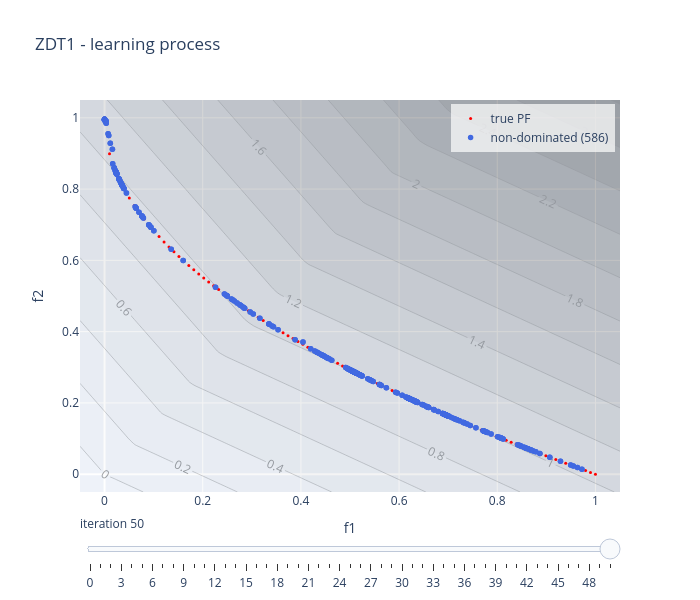

The cell this chart's notebook holds for it:
### Code cell
choquet_model.visualise("learning", plot_scalarisation = True, show = False)

### Figure 1 — Plotly figure (JSON) as saved in the notebook; plotly's stock layout.template omitted (floating-point values rounded to 4 significant figures; data arrays with more than 128 entries replaced by an {"elided": "..."} marker saying what was removed)
{"data": [{"marker": {"color": "red", "size": 3}, "mode": "markers", "name": "true PF", "type": "scatter", "x": [0.0, 0.0101, 0.0202, 0.0303, 0.0404, 0.05051, 0.06061, 0.07071, 0.08081, 0.09091, 0.101, 0.1111, 0.1212, 0.1313, 0.1414, 0.1515, 0.1616, 0.1717, 0.1818, 0.1919, 0.202, 0.2121, 0.2222, 0.2323, 0.2424, 0.2525, 0.2626, 0.2727, 0.2828, 0.2929, 0.303, 0.3131, 0.3232, 0.3333, 0.3434, 0.3535, 0.3636, 0.3737, 0.3838, 0.3939, 0.404, 0.4141, 0.4242, 0.4343, 0.4444, 0.4545, 0.4646, 0.4747, 0.4848, 0.4949, 0.5051, 0.5152, 0.5253, 0.5354, 0.5455, 0.5556, 0.5657, 0.5758, 0.5859, 0.596, 0.6061, 0.6162, 0.6263, 0.6364, 0.6465, 0.6566, 0.6667, 0.6768, 0.6869, 0.697, 0.7071, 0.7172, 0.7273, 0.7374, 0.7475, 0.7576, 0.7677, 0.7778, 0.7879, 0.798, 0.8081, 0.8182, 0.8283, 0.8384, 0.8485, 0.8586, 0.8687, 0.8788, 0.8889, 0.899, 0.9091, 0.9192, 0.9293, 0.9394, 0.9495, 0.9596, 0.9697, 0.9798, 0.9899, 1.0], "y": [1.0, 0.8995, 0.8579, 0.8259, 0.799, 0.7753, 0.7538, 0.7341, 0.7157, 0.6985, 0.6822, 0.6667, 0.6518, 0.6376, 0.6239, 0.6108, 0.598, 0.5856, 0.5736, 0.5619, 0.5505, 0.5394, 0.5286, 0.518, 0.5076, 0.4975, 0.4875, 0.4778, 0.4682, 0.4588, 0.4495, 0.4404, 0.4315, 0.4226, 0.414, 0.4054, 0.397, 0.3887, 0.3805, 0.3724, 0.3644, 0.3565, 0.3487, 0.341, 0.3333, 0.3258, 0.3184, 0.311, 0.3037, 0.2965, 0.2893, 0.2823, 0.2753, 0.2683, 0.2615, 0.2546, 0.2479, 0.2412, 0.2346, 0.228, 0.2215, 0.215, 0.2086, 0.2023, 0.196, 0.1897, 0.1835, 0.1773, 0.1712, 0.1652, 0.1591, 0.1531, 0.1472, 0.1413, 0.1354, 0.1296, 0.1238, 0.1181, 0.1124, 0.1067, 0.1011, 0.09547, 0.0899, 0.08437, 0.07887, 0.0734, 0.06797, 0.06256, 0.05719, 0.05185, 0.04654, 0.04126, 0.036, 0.03078, 0.02558, 0.02041, 0.01527, 0.01015, 0.005063, 0.0]}, {"marker": {"color": "royalblue", "size": 5.5}, "mode": "markers", "name": "non-dominated (586)", "type": "scatter", "x": {"elided": "586 float values"}, "y": {"elided": "586 float values"}}, {"colorscale": [[0, "rgb(255,255,255)"], [0.125, "rgb(240,240,240)"], [0.25, "rgb(217,217,217)"], [0.375, "rgb(189,189,189)"], [0.5, "rgb(150,150,150)"], [0.625, "rgb(115,115,115)"], [0.75, "rgb(82,82,82)"], [0.875, "rgb(37,37,37)"], [1, "rgb(0,0,0)"]], "contours": {"showlabels": true}, "opacity": 0.35, "showlegend": false, "showscale": false, "type": "contour", "x": [-0.05, -0.03136, -0.01271, 0.005932, 0.02458, 0.04322, 0.06186, 0.08051, 0.09915, 0.1178, 0.1364, 0.1551, 0.1737, 0.1924, 0.211, 0.2297, 0.2483, 0.2669, 0.2856, 0.3042, 0.3229, 0.3415, 0.3602, 0.3788, 0.3975, 0.4161, 0.4347, 0.4534, 0.472, 0.4907, 0.5093, 0.528, 0.5466, 0.5653, 0.5839, 0.6025, 0.6212, 0.6398, 0.6585, 0.6771, 0.6958, 0.7144, 0.7331, 0.7517, 0.7703, 0.789, 0.8076, 0.8263, 0.8449, 0.8636, 0.8822, 0.9008, 0.9195, 0.9381, 0.9568, 0.9754, 0.9941, 1.013, 1.031, 1.05], "y": [-0.05, -0.03136, -0.01271, 0.005932, 0.02458, 0.04322, 0.06186, 0.08051, 0.09915, 0.1178, 0.1364, 0.1551, 0.1737, 0.1924, 0.211, 0.2297, 0.2483, 0.2669, 0.2856, 0.3042, 0.3229, 0.3415, 0.3602, 0.3788, 0.3975, 0.4161, 0.4347, 0.4534, 0.472, 0.4907, 0.5093, 0.528, 0.5466, 0.5653, 0.5839, 0.6025, 0.6212, 0.6398, 0.6585, 0.6771, 0.6958, 0.7144, 0.7331, 0.7517, 0.7703, 0.789, 0.8076, 0.8263, 0.8449, 0.8636, 0.8822, 0.9008, 0.9195, 0.9381, 0.9568, 0.9754, 0.9941, 1.013, 1.031, 1.05], "z": {"elided": "60x60 float values"}}], "layout": {"height": 600, "legend": {"bgcolor": "rgba(255,255,255,0.7)", "x": 0.99, "xanchor": "right", "y": 0.99, "yanchor": "top"}, "showlegend": true, "sliders": [{"active": 50, "currentvalue": {"prefix": "iteration "}, "steps": [{"args": [["0"], {"frame": {"redraw": true}, "mode": "immediate"}], "label": "0", "method": "animate"}, {"args": [["1"], {"frame": {"redraw": true}, "mode": "immediate"}], "label": "1", "method": "animate"}, {"args": [["2"], {"frame": {"redraw": true}, "mode": "immediate"}], "label": "2", "method": "animate"}, {"args": [["3"], {"frame": {"redraw": true}, "mode": "immediate"}], "label": "3", "method": "animate"}, {"args": [["4"], {"frame": {"redraw": true}, "mode": "immediate"}], "label": "4", "method": "animate"}, {"args": [["5"], {"frame": {"redraw": true}, "mode": "immediate"}], "label": "5", "method": "animate"}, {"args": [["6"], {"frame": {"redraw": true}, "mode": "immediate"}], "label": "6", "method": "animate"}, {"args": [["7"], {"frame": {"redraw": true}, "mode": "immediate"}], "label": "7", "method": "animate"}, {"args": [["8"], {"frame": {"redraw": true}, "mode": "immediate"}], "label": "8", "method": "animate"}, {"args": [["9"], {"frame": {"redraw": true}, "mode": "immediate"}], "label": "9", "method": "animate"}, {"args": [["10"], {"frame": {"redraw": true}, "mode": "immediate"}], "label": "10", "method": "animate"}, {"args": [["11"], {"frame": {"redraw": true}, "mode": "immediate"}], "label": "11", "method": "animate"}, {"args": [["12"], {"frame": {"redraw": true}, "mode": "immediate"}], "label": "12", "method": "animate"}, {"args": [["13"], {"frame": {"redraw": true}, "mode": "immediate"}], "label": "13", "method": "animate"}, {"args": [["14"], {"frame": {"redraw": true}, "mode": "immediate"}], "label": "14", "method": "animate"}, {"args": [["15"], {"frame": {"redraw": true}, "mode": "immediate"}], "label": "15", "method": "animate"}, {"args": [["16"], {"frame": {"redraw": true}, "mode": "immediate"}], "label": "16", "method": "animate"}, {"args": [["17"], {"frame": {"redraw": true}, "mode": "immediate"}], "label": "17", "method": "animate"}, {"args": [["18"], {"frame": {"redraw": true}, "mode": "immediate"}], "label": "18", "method": "animate"}, {"args": [["19"], {"frame": {"redraw": true}, "mode": "immediate"}], "label": "19", "method": "animate"}, {"args": [["20"], {"frame": {"redraw": true}, "mode": "immediate"}], "label": "20", "method": "animate"}, {"args": [["21"], {"frame": {"redraw": true}, "mode": "immediate"}], "label": "21", "method": "animate"}, {"args": [["22"], {"frame": {"redraw": true}, "mode": "immediate"}], "label": "22", "method": "animate"}, {"args": [["23"], {"frame": {"redraw": true}, "mode": "immediate"}], "label": "23", "method": "animate"}, {"args": [["24"], {"frame": {"redraw": true}, "mode": "immediate"}], "label": "24", "method": "animate"}, {"args": [["25"], {"frame": {"redraw": true}, "mode": "immediate"}], "label": "25", "method": "animate"}, {"args": [["26"], {"frame": {"redraw": true}, "mode": "immediate"}], "label": "26", "method": "animate"}, {"args": [["27"], {"frame": {"redraw": true}, "mode": "immediate"}], "label": "27", "method": "animate"}, {"args": [["28"], {"frame": {"redraw": true}, "mode": "immediate"}], "label": "28", "method": "animate"}, {"args": [["29"], {"frame": {"redraw": true}, "mode": "immediate"}], "label": "29", "method": "animate"}, {"args": [["30"], {"frame": {"redraw": true}, "mode": "immediate"}], "label": "30", "method": "animate"}, {"args": [["31"], {"frame": {"redraw": true}, "mode": "immediate"}], "label": "31", "method": "animate"}, {"args": [["32"], {"frame": {"redraw": true}, "mode": "immediate"}], "label": "32", "method": "animate"}, {"args": [["33"], {"frame": {"redraw": true}, "mode": "immediate"}], "label": "33", "method": "animate"}, {"args": [["34"], {"frame": {"redraw": true}, "mode": "immediate"}], "label": "34", "method": "animate"}, {"args": [["35"], {"frame": {"redraw": true}, "mode": "immediate"}], "label": "35", "method": "animate"}, {"args": [["36"], {"frame": {"redraw": true}, "mode": "immediate"}], "label": "36", "method": "animate"}, {"args": [["37"], {"frame": {"redraw": true}, "mode": "immediate"}], "label": "37", "method": "animate"}, {"args": [["38"], {"frame": {"redraw": true}, "mode": "immediate"}], "label": "38", "method": "animate"}, {"args": [["39"], {"frame": {"redraw": true}, "mode": "immediate"}], "label": "39", "method": "animate"}, {"args": [["40"], {"frame": {"redraw": true}, "mode": "immediate"}], "label": "40", "method": "animate"}, {"args": [["41"], {"frame": {"redraw": true}, "mode": "immediate"}], "label": "41", "method": "animate"}, {"args": [["42"], {"frame": {"redraw": true}, "mode": "immediate"}], "label": "42", "method": "animate"}, {"args": [["43"], {"frame": {"redraw": true}, "mode": "immediate"}], "label": "43", "method": "animate"}, {"args": [["44"], {"frame": {"redraw": true}, "mode": "immediate"}], "label": "44", "method": "animate"}, {"args": [["45"], {"frame": {"redraw": true}, "mode": "immediate"}], "label": "45", "method": "animate"}, {"args": [["46"], {"frame": {"redraw": true}, "mode": "immediate"}], "label": "46", "method": "animate"}, {"args": [["47"], {"frame": {"redraw": true}, "mode": "immediate"}], "label": "47", "method": "animate"}, {"args": [["48"], {"frame": {"redraw": true}, "mode": "immediate"}], "label": "48", "method": "animate"}, {"args": [["49"], {"frame": {"redraw": true}, "mode": "immediate"}], "label": "49", "method": "animate"}, {"args": [["50"], {"frame": {"redraw": true}, "mode": "immediate"}], "label": "50", "method": "animate"}]}], "title": {"text": "ZDT1 - learning process"}, "width": 700, "xaxis": {"range": [-0.05, 1.05], "title": {"text": "f1"}}, "yaxis": {"range": [-0.05, 1.05], "title": {"text": "f2"}}}}
